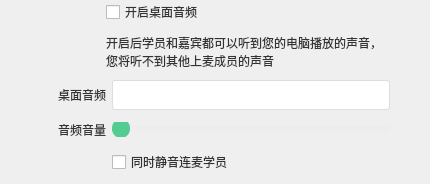
                  <widget class="QWidget" name="widget_desktopCapture" native="true">
                   <layout class="QVBoxLayout" name="verticalLayout_8">
                    <property name="spacing">
                     <number>0</number>
                    </property>
                    <property name="leftMargin">
                     <number>0</number>
                    </property>
                    <property name="topMargin">
                     <number>0</number>
                    </property>
                    <property name="rightMargin">
                     <number>0</number>
                    </property>
                    <property name="bottomMargin">
                     <number>0</number>
                    </property>
                    <item>
                     <layout class="QHBoxLayout" name="horizontalLayout_11">
                      <item>
                       <spacer name="horizontalSpacer_14">
                        <property name="orientation">
                         <enum>Qt::Horizontal</enum>
                        </property>
                        <property name="sizeType">
                         <enum>QSizePolicy::Fixed</enum>
                        </property>
                        <property name="sizeHint" stdset="0">
                         <size>
                          <width>58</width>
                          <height>20</height>
                         </size>
                        </property>
                       </spacer>
                      </item>
                      <item>
                       <widget class="QLabel" name="label_14">
                        <property name="minimumSize">
                         <size>
                          <width>48</width>
                          <height>0</height>
                         </size>
                        </property>
                        <property name="maximumSize">
                         <size>
                          <width>48</width>
                          <height>16777215</height>
                         </size>
                        </property>
                        <property name="text">
                         <string/>
                        </property>
                       </widget>
                      </item>
                      <item>
                       <widget class="CDisEnableCheckBox" name="checkBox_openDesktopCapture">
                        <property name="styleSheet">
                         <string notr="true">QCheckBox::indicator:checked {
	image: url(:/setting/img/setting/checkBox_select.png);
}


QCheckBox::indicator:unchecked {
	image: url(:/setting/img/setting/checkBox_null.png);
}


QCheckBox{
color: rgb(51, 51, 51);
font: 12px &quot;微软雅黑&quot;;
}

QCheckBox:!enabled {
	color: rgb(153, 153, 153);
}

 

</string>
                        </property>
                        <property name="text">
                         <string>开启桌面音频</string>
                        </property>
                       </widget>
                      </item>
                      <item>
                       <spacer name="horizontalSpacer_19">
                        <property name="orientation">
                         <enum>Qt::Horizontal</enum>
                        </property>
                        <property name="sizeHint" stdset="0">
                         <size>
                          <width>40</width>
                          <height>20</height>
                         </size>
                        </property>
                       </spacer>
                      </item>
                     </layout>
                    </item>
                    <item>
                     <spacer name="verticalSpacer_12">
                      <property name="orientation">
                       <enum>Qt::Vertical</enum>
                      </property>
                      <property name="sizeType">
                       <enum>QSizePolicy::Fixed</enum>
                      </property>
                      <property name="sizeHint" stdset="0">
                       <size>
                        <width>20</width>
                        <height>10</height>
                       </size>
                      </property>
                     </spacer>
                    </item>
                    <item>
                     <layout class="QHBoxLayout" name="horizontalLayout_12">
                      <item>
                       <spacer name="horizontalSpacer_20">
                        <property name="orientation">
                         <enum>Qt::Horizontal</enum>
                        </property>
                        <property name="sizeType">
                         <enum>QSizePolicy::Fixed</enum>
                        </property>
                        <property name="sizeHint" stdset="0">
                         <size>
                          <width>58</width>
                          <height>20</height>
                         </size>
                        </property>
                       </spacer>
                      </item>
                      <item>
                       <widget class="QLabel" name="label_16">
                        <property name="minimumSize">
                         <size>
                          <width>48</width>
                          <height>0</height>
                         </size>
                        </property>
                        <property name="maximumSize">
                         <size>
                          <width>48</width>
                          <height>16777215</height>
                         </size>
                        </property>
                        <property name="text">
                         <string/>
                        </property>
                       </widget>
                      </item>
                      <item>
                       <widget class="QLabel" name="label_7">
                        <property name="styleSheet">
                         <string notr="true">color: rgb(51, 51, 51);
font: 12px &quot;微软雅黑&quot;;</string>
                        </property>
                        <property name="text">
                         <string>开启后学员和嘉宾都可以听到您的电脑播放的声音，
您将听不到其他上麦成员的声音</string>
                        </property>
                       </widget>
                      </item>
                      <item>
                       <spacer name="horizontalSpacer_21">
                        <property name="orientation">
                         <enum>Qt::Horizontal</enum>
                        </property>
                        <property name="sizeHint" stdset="0">
                         <size>
                          <width>40</width>
                          <height>20</height>
                         </size>
                        </property>
                       </spacer>
                      </item>
                     </layout>
                    </item>
                    <item>
                     <spacer name="verticalSpacer_13">
                      <property name="orientation">
                       <enum>Qt::Vertical</enum>
                      </property>
                      <property name="sizeType">
                       <enum>QSizePolicy::Fixed</enum>
                      </property>
                      <property name="sizeHint" stdset="0">
                       <size>
                        <width>20</width>
                        <height>10</height>
                       </size>
                      </property>
                     </spacer>
                    </item>
                    <item>
                     <layout class="QHBoxLayout" name="horizontalLayout_14">
                      <property name="spacing">
                       <number>6</number>
                      </property>
                      <item>
                       <spacer name="horizontalSpacer_23">
                        <property name="orientation">
                         <enum>Qt::Horizontal</enum>
                        </property>
                        <property name="sizeType">
                         <enum>QSizePolicy::Fixed</enum>
                        </property>
                        <property name="sizeHint" stdset="0">
                         <size>
                          <width>58</width>
                          <height>20</height>
                         </size>
                        </property>
                       </spacer>
                      </item>
                      <item>
                       <widget class="QLabel" name="label_8">
                        <property name="minimumSize">
                         <size>
                          <width>48</width>
                          <height>0</height>
                         </size>
                        </property>
                        <property name="maximumSize">
                         <size>
                          <width>48</width>
                          <height>16777215</height>
                         </size>
                        </property>
                        <property name="styleSheet">
                         <string notr="true">color: rgb(51, 51, 51);
font: 12px &quot;微软雅黑&quot;;</string>
                        </property>
                        <property name="text">
                         <string>桌面音频</string>
                        </property>
                       </widget>
                      </item>
                      <item>
                       <widget class="CDisEnableComboBox" name="comboBox_deskTopCapture">
                        <property name="minimumSize">
                         <size>
                          <width>278</width>
                          <height>30</height>
                         </size>
                        </property>
                        <property name="maximumSize">
                         <size>
                          <width>278</width>
                          <height>30</height>
                         </size>
                        </property>
                        <property name="styleSheet">
                         <string notr="true">
QComboBox {
    border: 1px solid rgb(221, 221, 221);
    border-radius: 3px;
    padding: 1px 1px 1px 15px;
    background-color: rgb(255, 255, 255);
	color: rgb(68, 68, 68);
   font: 14px &quot;微软雅黑&quot;;
}

QComboBox::down-arrow {
	image: url(:/ctrl/img/ctrl/media_setting_down.png);
}

QComboBox::up-arrow {
	image: url(:/ctrl/img/ctrl/media_setting_up.png);
}
QComboBox::drop-down{
    border:0px;
}

QComboBox QAbstractItemView{
    outline: 0px;
    border-radius:2px;
	color: rgb(68, 68, 68);
	selection-background-color: rgb(82, 204, 144);
	background-color: rgb(255, 255, 255);
	border-left:15px;
}


/*滚动条样式 开始*/
QScrollBar:vertical
{
border-radius:4px;
width:6px;
background:rgba(255,255,255, 255);
margin:0px,0px,0px,0px;

}

QScrollBar::handle:vertical
{
background:rgba(210,210,210, 255);
border-radius:3px;
min-height:20;
border: 1px solid #D2D2D2;
}

QComboBox:!enabled {
    background-color: rgb(232, 232, 232);
    border: 1px solid rgb(210, 210, 210);
	color: rgb(153, 153, 153);
}</string>
                        </property>
                       </widget>
                      </item>
                      <item>
                       <spacer name="horizontalSpacer_22">
                        <property name="orientation">
                         <enum>Qt::Horizontal</enum>
                        </property>
                        <property name="sizeHint" stdset="0">
                         <size>
                          <width>40</width>
                          <height>20</height>
                         </size>
                        </property>
                       </spacer>
                      </item>
                     </layout>
                    </item>
                    <item>
                     <spacer name="verticalSpacer_14">
                      <property name="orientation">
                       <enum>Qt::Vertical</enum>
                      </property>
                      <property name="sizeType">
                       <enum>QSizePolicy::Fixed</enum>
                      </property>
                      <property name="sizeHint" stdset="0">
                       <size>
                        <width>20</width>
                        <height>10</height>
                       </size>
                      </property>
                     </spacer>
                    </item>
                    <item>
                     <layout class="QHBoxLayout" name="horizontalLayout_15">
                      <property name="spacing">
                       <number>6</number>
                      </property>
                      <item>
                       <spacer name="horizontalSpacer_25">
                        <property name="orientation">
                         <enum>Qt::Horizontal</enum>
                        </property>
                        <property name="sizeType">
                         <enum>QSizePolicy::Fixed</enum>
                        </property>
                        <property name="sizeHint" stdset="0">
                         <size>
                          <width>58</width>
                          <height>20</height>
                         </size>
                        </property>
                       </spacer>
                      </item>
                      <item>
                       <widget class="QLabel" name="label_9">
                        <property name="minimumSize">
                         <size>
                          <width>48</width>
                          <height>0</height>
                         </size>
                        </property>
                        <property name="maximumSize">
                         <size>
                          <width>48</width>
                          <height>16777215</height>
                         </size>
                        </property>
                        <property name="styleSheet">
                         <string notr="true">color: rgb(51, 51, 51);
font: 12px &quot;微软雅黑&quot;;</string>
                        </property>
                        <property name="text">
                         <string>音频音量</string>
                        </property>
                       </widget>
                      </item>
                      <item>
                       <widget class="QSlider" name="horizontalSlider_deskTopCaptureVol">
                        <property name="minimumSize">
                         <size>
                          <width>278</width>
                          <height>0</height>
                         </size>
                        </property>
                        <property name="styleSheet">
                         <string notr="true">QSlider::groove:horizontal,QSlider::add-page:horizontal{
height:6px;
border-radius:6px;
background-color: rgb(237, 237, 237);
}


QSlider::sub-page:horizontal{
height:8px;
border-radius:3px;
	background-color: rgb(82, 204, 144);
}


QSlider::handle:horizontal{
width:18px;
margin-top:-7px;
margin-bottom:-6px;
border-radius:9px;
background:qradialgradient(spread:pad,cx:0.5,cy:0.5,radius:0.5,fx:0.5,fy:0.5,stop:0.6 #565656,stop:0.8 #565656);
	background-color: rgb(82, 204, 144);
}





</string>
                        </property>
                        <property name="orientation">
                         <enum>Qt::Horizontal</enum>
                        </property>
                       </widget>
                      </item>
                      <item>
                       <spacer name="horizontalSpacer_24">
                        <property name="orientation">
                         <enum>Qt::Horizontal</enum>
                        </property>
                        <property name="sizeHint" stdset="0">
                         <size>
                          <width>40</width>
                          <height>20</height>
                         </size>
                        </property>
                       </spacer>
                      </item>
                     </layout>
                    </item>
                    <item>
                     <spacer name="verticalSpacer_16">
                      <property name="orientation">
                       <enum>Qt::Vertical</enum>
                      </property>
                      <property name="sizeType">
                       <enum>QSizePolicy::Fixed</enum>
                      </property>
                      <property name="sizeHint" stdset="0">
                       <size>
                        <width>20</width>
                        <height>10</height>
                       </size>
                      </property>
                     </spacer>
                    </item>
                    <item>
                     <widget class="QWidget" name="widget_6" native="true">
                      <layout class="QHBoxLayout" name="horizontalLayout_20">
                       <property name="spacing">
                        <number>6</number>
                       </property>
                       <property name="leftMargin">
                        <number>0</number>
                       </property>
                       <property name="topMargin">
                        <number>0</number>
                       </property>
                       <property name="rightMargin">
                        <number>0</number>
                       </property>
                       <property name="bottomMargin">
                        <number>0</number>
                       </property>
                       <item>
                        <spacer name="horizontalSpacer_35">
                         <property name="orientation">
                          <enum>Qt::Horizontal</enum>
                         </property>
                         <property name="sizeType">
                          <enum>QSizePolicy::Fixed</enum>
                         </property>
                         <property name="sizeHint" stdset="0">
                          <size>
                           <width>58</width>
                           <height>20</height>
                          </size>
                         </property>
                        </spacer>
                       </item>
                       <item>
                        <widget class="QLabel" name="label_17">
                         <property name="minimumSize">
                          <size>
                           <width>48</width>
                           <height>0</height>
                          </size>
                         </property>
                         <property name="maximumSize">
                          <size>
                           <width>48</width>
                           <height>16777215</height>
                          </size>
                         </property>
                         <property name="text">
                          <string/>
                         </property>
                        </widget>
                       </item>
                       <item>
                        <widget class="CDisEnableCheckBox" name="checkBox_muteRemote">
                         <property name="styleSheet">
                          <string notr="true">QCheckBox::indicator:checked {
	image: url(:/setting/img/setting/checkBox_select.png);
}


QCheckBox::indicator:unchecked {
	image: url(:/setting/img/setting/checkBox_null.png);
}


QCheckBox{
color: rgb(51, 51, 51);
font: 12px &quot;微软雅黑&quot;;
}

QCheckBox:!enabled {
	color: rgb(153, 153, 153);
}

 
</string>
                         </property>
                         <property name="text">
                          <string>同时静音连麦学员</string>
                         </property>
                        </widget>
                       </item>
                       <item>
                        <spacer name="horizontalSpacer_34">
                         <property name="orientation">
                          <enum>Qt::Horizontal</enum>
                         </property>
                         <property name="sizeHint" stdset="0">
                          <size>
                           <width>40</width>
                           <height>20</height>
                          </size>
                         </property>
                        </spacer>
                       </item>
                      </layout>
                     </widget>
                    </item>
                    <item>
                     <spacer name="verticalSpacer_17">
                      <property name="orientation">
                       <enum>Qt::Vertical</enum>
                      </property>
                      <property name="sizeType">
                       <enum>QSizePolicy::Fixed</enum>
                      </property>
                      <property name="sizeHint" stdset="0">
                       <size>
                        <width>20</width>
                        <height>10</height>
                       </size>
                      </property>
                     </spacer>
                    </item>
                   </layout>
                  </widget>
